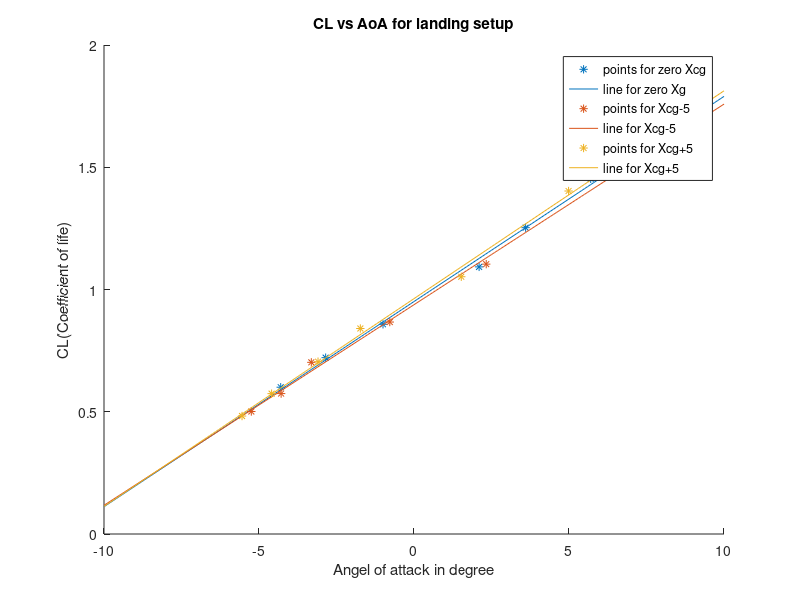

Here is the MATLAB script that generated this plot:

%%
clear
clc
%xcg=0
%landing
range = [-10:0.1:10];
rho = 1.225;
IAS_landing = ([108.9,99.3,91,80.6,75.2,69.8])*0.5144;
MassOfFuel_landing = ([930,924.8,919,915.6,907.8,903.3]+3100+503).*0.453592;

WeightofFuel_landing = MassOfFuel_landing.*9.81;
CL_landing = WeightofFuel_landing./(0.5.*rho.*IAS_landing.^2.*17.48);
AoA_landing = [-4.3,-2.85,-1,2.1,3.6,5.7];

hold on
scatter(AoA_landing,CL_landing,'*');
p2 = polyfit(AoA_landing,CL_landing,1);
hold on
plot(range,p2(1).*range+p2(2));
hold on
%%
%landing
%xcg-5
IAS_landing = [119.3,111.3,100.6,90.5,80.2,69.6].*0.5144;
rho = 1.225;
MassOfFuel_landing=(3100+503+[936.8,926.9,920.8,917.6,917,914.6]).*0.453592;
WeightOfFuel_landing = MassOfFuel_landing.*9.81;
CL_landing = WeightOfFuel_landing./(0.5.*rho.*IAS_landing.^2.*17.48);
AoA_landing=[-5.248,-4.286,-3.312,-0.781,2.33,6.249];

hold on
scatter(AoA_landing,CL_landing,'*');
p2 = polyfit(AoA_landing,CL_landing,1);
hold on
plot(range,p2(1).*range+p2(2));
hold on 
%%
%landing
%xcg + 5
IAS_landing = ([119.4,109.7,99.13,90.9,80.6,69.72])*0.5144;
MassOfFuel_landing = ([776.5,795.1,807,818.8,748.9,738.5]+3100+503).*0.453592;

WeightofFuel_landing = MassOfFuel_landing.*9.81;
CL_landing = WeightofFuel_landing./(0.5.*rho.*IAS_landing.^2.*17.48);
AoA_landing = [-5.547,-4.593,-3.096,-1.731,1.525,4.986];

hold on
scatter(AoA_landing,CL_landing,'*');
p2 = polyfit(AoA_landing,CL_landing,1);
hold on
plot(range,p2(1).*range+p2(2));

legend('points for zero Xcg','line for zero Xg','points for Xcg-5','line for Xcg-5','points for Xcg+5','line for Xcg+5');
xlabel('Angel of attack in degree');
ylabel('CL(Coefficient of life)');
title('CL vs AoA for landing setup');
hold off
